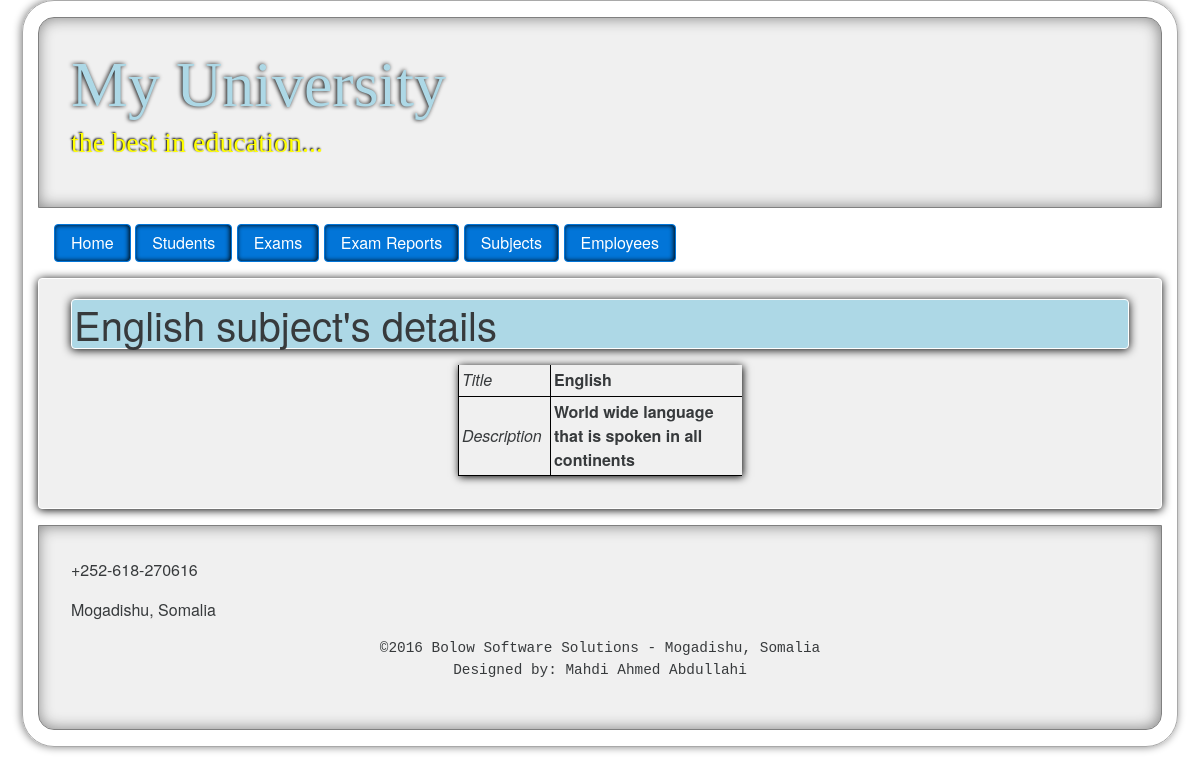
Screenshot of /cms/subject/1/ with the database file from the repository.
### university/models.py (models this page shows)
class Subject(models.Model):
    name = models.CharField(max_length=100)
    description = models.TextField(max_length=300)
    def __str__(self):
        return self.name

### university/views.py (the view)
# urls.py: url(r'^subject/(?P<pk>[0-9]+)/', views.subject_details, name='subject_details'),
def subject_details(request, pk):
    subject = Subject.objects.get(pk=pk)
    return render(request, 'subject/subject_details.html', {'subject':subject,'settings':settings})

### university/templates/subject/subject_details.html
{% extends 'university/layout.html' %}
{% block content %}
<h1>{{ subject }} subject's details</h1>
<table>
	<tr>
		<td><em>Title</em></td>
		<td><b>{{ subject.name }}</b></td>
	</tr>
	<tr>
		<td><em>Description</em></td>
		<td><b>{{ subject.description }}</b></td>
	</tr>
</table>
{% endblock %}

### university/static/university/css/style.css (style rules this page uses)
table { margin:auto; box-shadow: 1px 1px 8px black; margin-top: 1em; }
td { padding:.2em; padding-right: .5em; border-left: 1px solid black; border-bottom: 1px solid black; max-width: 12em; }
.content h1 { background:lightblue; padding: 2px; border: 1px solid white; box-shadow: 0px 1px 10px black; border-radius: 4px; margin-top: -.3em; }

### rows the page displays
Subject: name "English", description "World wide language that is spoken in all continents"

### other values shown
{{ settings.UNIVERSITY_NAME }} "My University"
{{ settings.UNIVERSITY_MOTO }} "the best in education..."
{{ settings.UNIVERSITY_PHONES }} "+252-618-270616"
{{ settings.CAMPUS_ADDRESS }} "Mogadishu, Somalia"
